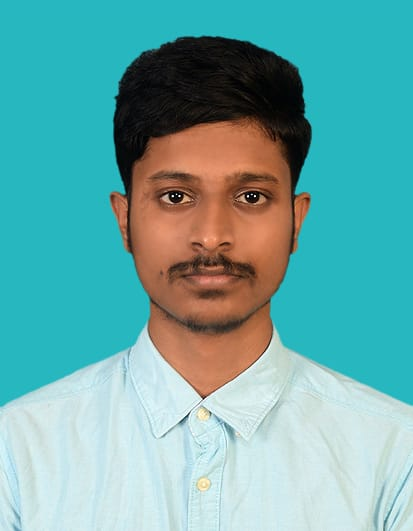
#> input picture testImg.jpg, 413 x 531 px, found by its file name
$ python load_model_image.py
#> lines starting #> are read from the running program, lines starting #| are printed output that depends on the picture
### faceRecognition.py
import numpy as np
import cv2
import os

haarcascade_file = "haarcascade_frontalface_default.xml"

def faceDetection(test_img):
    gray_img=cv2.cvtColor(test_img,cv2.COLOR_BGR2GRAY)
    face_haar=cv2.CascadeClassifier(cv2.data.haarcascades+haarcascade_file)
    faces=face_haar.detectMultiScale(gray_img,scaleFactor=1.3,minNeighbors=3,minSize=(3,3))
    return faces,gray_img

#print("HI it's working")
# [29 lines left out: functions labels_for_training_data, trainClassifier, not called in this run]

def draw_rect(test_img,face):
    (x,y,w,h)=face
    cv2.rectangle(test_img,(x,y),(x+w,y+h),(0,255,0),thickness=3)

def put_text(test_img,label_name,x,y):
    cv2.putText(test_img,label_name,(x,y),cv2.FONT_HERSHEY_DUPLEX,1,(255,0,0),3)

### load_model_image.py
import numpy as np
import cv2
import os

import faceRecognition as fr
print(fr)

test_img=cv2.imread(r'C:\Users\Rakshi\Desktop\FaceRecogn\testImg.jpg')
#> test_img is the input picture: shape (531, 413, 3); mean B, G, R 169.1, 170.2, 107.6

faces_detected,gray_img=fr.faceDetection(test_img)
#> in faceDetection, `gray_img=cv2.cvtColor(test_img,cv2.COLOR_BGR2GRAY)`:
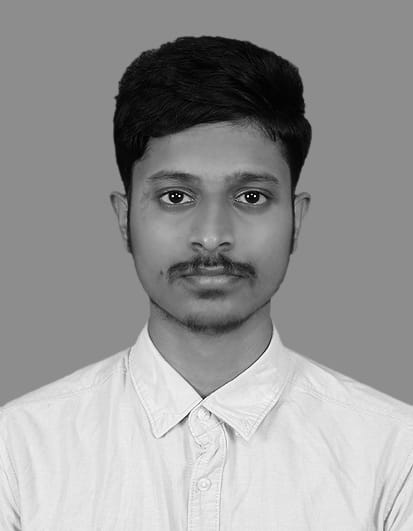
#> gray_img: shape (531, 413); min 0, max 255, mean 151.4
#> in faceDetection, `faces=face_haar.detectMultiScale(gray_img,scaleFactor=1.3,minNeighbors..`: faces = [[104, 110, 221, 221]]
#> faces_detected = [[104, 110, 221, 221]]
print("Face Detected: ",faces_detected)
#| Face Detected:  [[104 110 221 221]]

#Training will begin from here

face_recognizer=cv2.face.LBPHFaceRecognizer_create()
#> (the run stopped early here; a loop or call above may not have finished)
